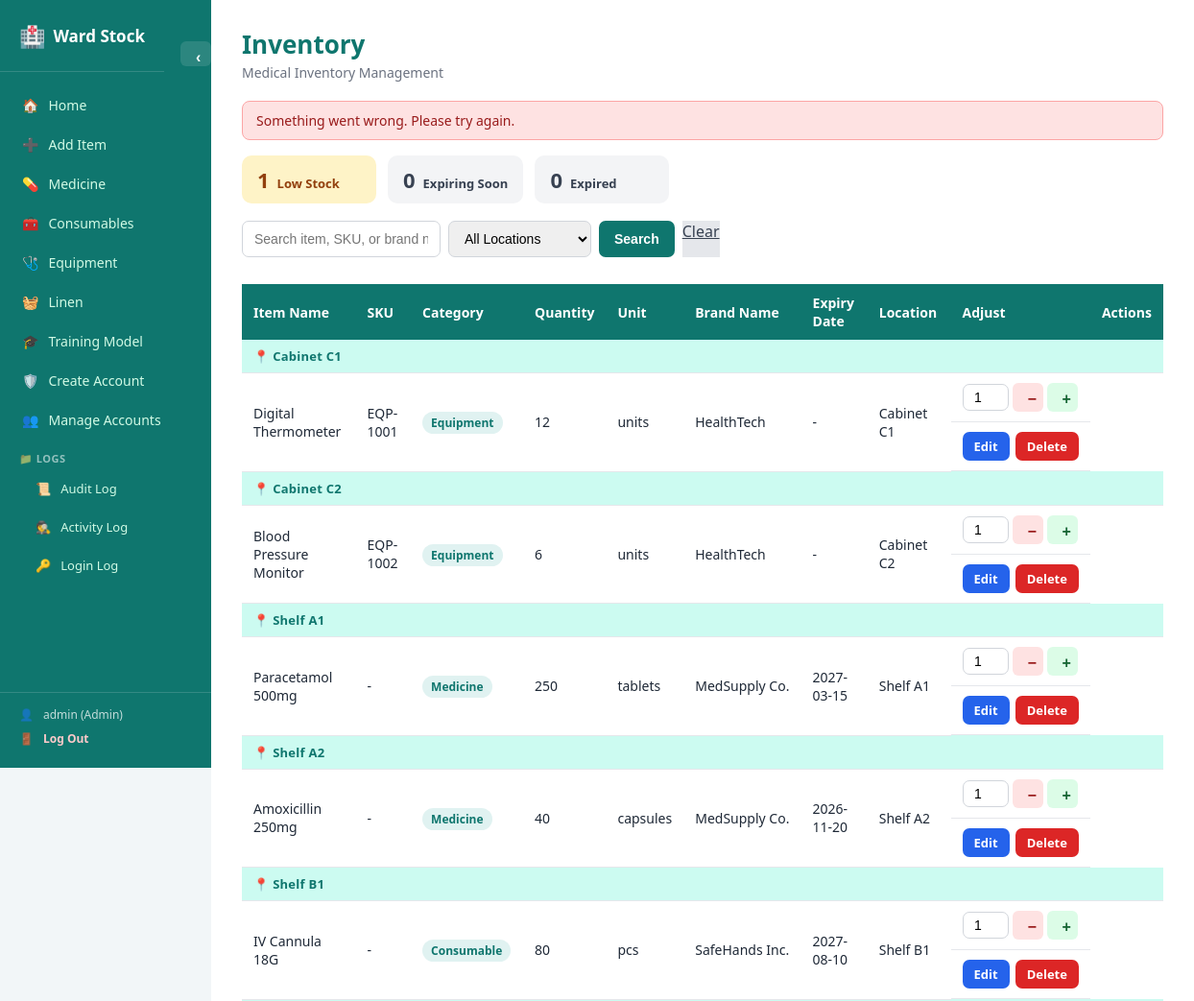
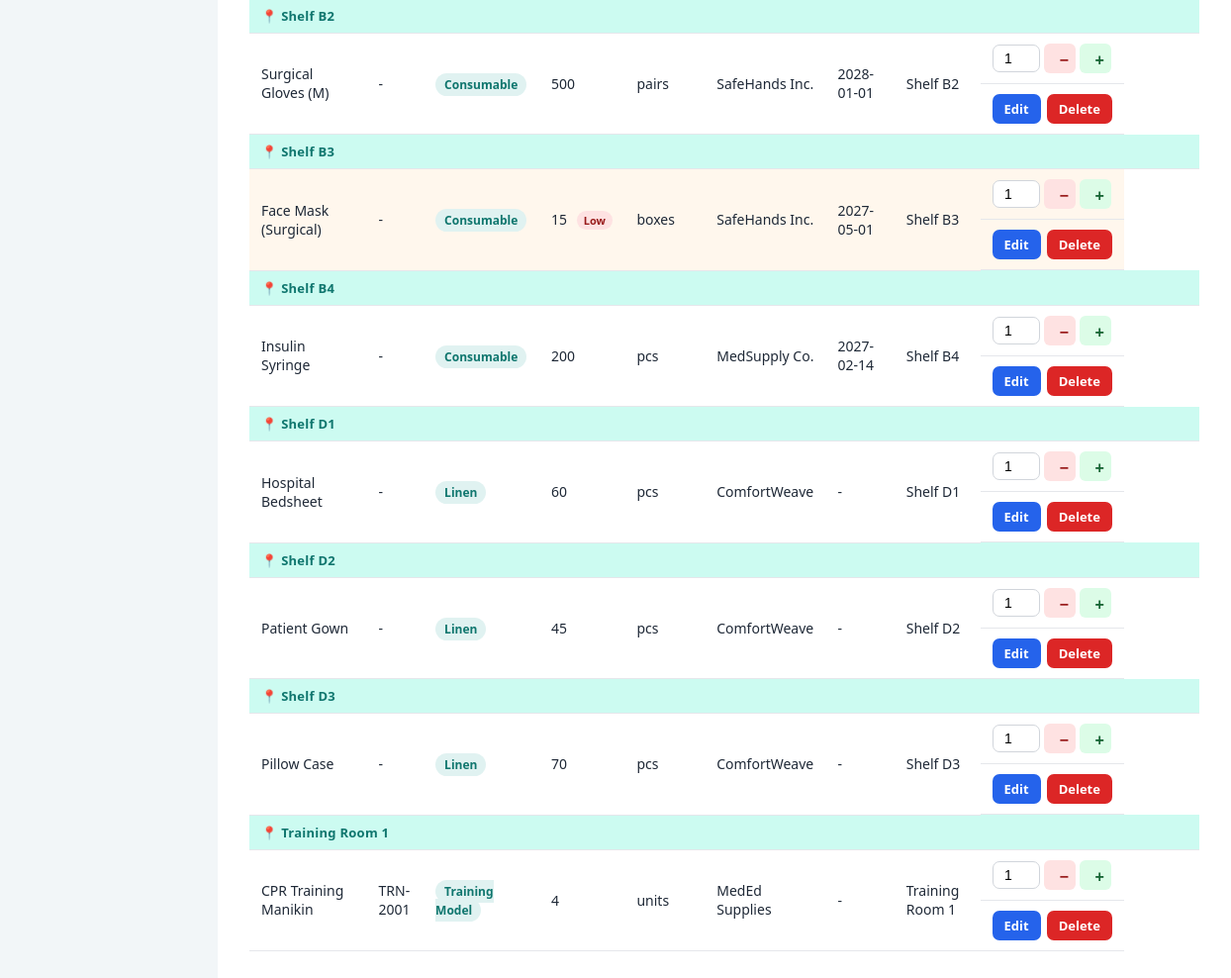
The page /shared/admin_and_staff_dashboard.php?msg=invalid (signed in) on the database its author committed (2 pictures, top to bottom).
### tables this page shows
CREATE TABLE IF NOT EXISTS inventory (
    id            INT AUTO_INCREMENT PRIMARY KEY,
    item_name     VARCHAR(100) NOT NULL,
    sku           VARCHAR(50)  DEFAULT NULL,
    category      VARCHAR(50)  NOT NULL,
    quantity      INT          NOT NULL DEFAULT 0,
    unit          VARCHAR(20)  NOT NULL DEFAULT 'pcs',
    brand_name    VARCHAR(100) DEFAULT NULL,
    expiry_date   DATE         DEFAULT NULL,
    location      VARCHAR(50)  DEFAULT NULL,
    last_updated  TIMESTAMP    DEFAULT CURRENT_TIMESTAMP ON UPDATE CURRENT_TIMESTAMP
);

### includes/config.php (called while the page is built, shortened)
<?php
$LOW_STOCK_THRESHOLDS = [
    'Medicine'       => 20,
    'Consumable'     => 20,
    'Equipment'      => 3,
    'Linen'          => 15,
    'Training Model' => 2,
];
$LOW_STOCK_DEFAULT_THRESHOLD = 20;
function get_low_stock_threshold($category) {
    global $LOW_STOCK_THRESHOLDS, $LOW_STOCK_DEFAULT_THRESHOLD;
    return $LOW_STOCK_THRESHOLDS[$category] ?? $LOW_STOCK_DEFAULT_THRESHOLD;
}
?>

### shared/admin_and_staff_dashboard.php (the view, shortened to what this page needs)
<?php
require_once "../includes/config.php";
$search   = isset($_GET['search']) ? trim($_GET['search']) : "";
$sql = "SELECT * FROM inventory WHERE 1=1";
$sql .= " ORDER BY location ASC, item_name ASC";
$stmt = $conn->prepare($sql);
$stmt->execute();
$result = $stmt->get_result();
$expiryTrackedCategories = ["Medicine", "Consumable"];
$expiredItems = [];
$otherItems   = [];
while ($row = $result->fetch_assoc()) {
    $isExpired = false;
    if (!empty($row['expiry_date']) && in_array($row['category'], $expiryTrackedCategories)) {
        $daysLeft  = (strtotime($row['expiry_date']) - time()) / 86400;
        $isExpired = $daysLeft < 0;
    }
    if ($isExpired) {
        $expiredItems[] = $row;
    } else {
        $otherItems[] = $row;
    }
}
$summaryResult = $conn->query("SELECT category, quantity, expiry_date FROM inventory");
$lowStockCount     = 0;
$expiringSoonCount = 0;
$expiredCount      = 0;
while ($sRow = $summaryResult->fetch_assoc()) {
    if ($sRow['quantity'] <= get_low_stock_threshold($sRow['category'])) {
        $lowStockCount++;
    }
}
$page      = isset($_GET['page']) ? max(1, (int)$_GET['page']) : 1;
$perPage   = 50;
$totalOtherItems = count($otherItems);
$totalPages       = max(1, ceil($totalOtherItems / $perPage));
$page             = min($page, $totalPages);
$offset           = ($page - 1) * $perPage;
$pagedOtherItems  = array_slice($otherItems, $offset, $perPage);
$msg = isset($_GET['msg']) ? $_GET['msg'] : "";
?>
<!DOCTYPE html>
<html lang="en">
<head>
<link rel="stylesheet" href="../assets/css/style.css">
</head>
<body>
<div class="layout">
<?php $adminNavPath = "../admin_only/"; include "admin_and_staff_sidebar.php"; ?>
<div class="container">
    <header>
        <h1>Inventory</h1>
        <p class="subtitle">Medical Inventory Management</p>
    </header>
    <?php if ($msg === "created"): ?>
        <div class="alert alert-success">Item added successfully.</div>
    <?php elseif ($msg === "updated"): ?>
        <div class="alert alert-success">Item updated successfully.</div>
    <?php elseif ($msg === "deleted"): ?>
        <div class="alert alert-success">Item deleted successfully.</div>
    <?php elseif ($msg === "adjusted"): ?>
        <div class="alert alert-success">Quantity updated.</div>
    <?php elseif ($msg === "notfound" || $msg === "invalid"): ?>
        <div class="alert alert-error">Something went wrong. Please try again.</div>
    <?php elseif ($msg === "dberror"): ?>
        <div class="alert alert-error">Something went wrong saving that change. Nothing was modified - please try again.</div>
    <?php endif; ?>
    <div class="summary-banner">
        <div class="summary-chip <?= $lowStockCount > 0 ? 'summary-chip-warn' : '' ?>">
            <span class="summary-count"><?= $lowStockCount ?></span>
            <span class="summary-label">Low Stock</span>
        </div>
        <div class="summary-chip <?= $expiringSoonCount > 0 ? 'summary-chip-warn' : '' ?>">
            <span class="summary-count"><?= $expiringSoonCount ?></span>
            <span class="summary-label">Expiring Soon</span>
        </div>
        <div class="summary-chip <?= $expiredCount > 0 ? 'summary-chip-danger' : '' ?>">
            <span class="summary-count"><?= $expiredCount ?></span>
            <span class="summary-label">Expired</span>
        </div>
    </div>
    <div class="toolbar">
        <form method="GET" class="search-form">
            <input type="text" name="search" placeholder="Search item, SKU, or brand name..."
                   value="<?= htmlspecialchars($search) ?>">
            <select name="location">
                <option value="All">All Locations</option>
            </select>
            <button type="submit">Search</button>
            <a href="admin_and_staff_dashboard.php" class="btn-clear">Clear</a>
        </form>
    </div>
    <div class="table-scroll">
    <table>
        <thead>
            <tr>
                <th>Item Name</th>
                <th>SKU</th>
                <th>Category</th>
                <th>Quantity</th>
                <th>Unit</th>
                <th>Brand Name</th>
                <th>Expiry Date</th>
                <th>Location</th>
                <th>Adjust</th>
                <th>Actions</th>
            </tr>
        </thead>
        <tbody>
        <?php if (empty($expiredItems) && empty($otherItems)): ?>
            <tr><td colspan="10" class="empty">No items found.</td></tr>
        <?php else: ?>
            <?php $currentLocation = null; ?>
            <?php foreach ($pagedOtherItems as $row):
                $rowLocation = $row['location'] !== null && $row['location'] !== '' ? $row['location'] : 'No Location Set';
                if ($rowLocation !== $currentLocation):
                    $currentLocation = $rowLocation;
            ?>
                    <tr class="section-divider section-divider-location">
                        <td colspan="10">📍 <?= htmlspecialchars($currentLocation) ?></td>
                    </tr>
            <?php endif;
                $lowStock = $row['quantity'] <= get_low_stock_threshold($row['category']);
                $expiring = false;
                if (!empty($row['expiry_date'])) {
                    $daysLeft = (strtotime($row['expiry_date']) - time()) / 86400;
                    $expiring = $daysLeft <= 60 && $daysLeft >= 0;
                }
            ?>
                <tr class="<?= $lowStock ? 'row-low' : '' ?> <?= $expiring ? 'row-expiring' : '' ?>">
                    <td><?= htmlspecialchars($row['item_name']) ?></td>
                    <td><?= htmlspecialchars($row['sku'] ?? '-') ?></td>
                    <td><span class="badge"><?= htmlspecialchars($row['category']) ?></span></td>
                    <td><?= (int)$row['quantity'] ?> <?= $lowStock ? '<span class="tag tag-low">Low</span>' : '' ?></td>
                    <td><?= htmlspecialchars($row['unit']) ?></td>
                    <td><?= htmlspecialchars($row['brand_name'] ?? '-') ?></td>
                    <td>
                        <?= $row['expiry_date'] ? htmlspecialchars($row['expiry_date']) : '-' ?>
                    </td>
                    <td><?= htmlspecialchars($row['location'] ?? '-') ?></td>
                    <td class="qty-adjust">
                        <form method="POST" action="adjust_stock.php" class="qty-form-inline">
                            <input type="number" name="amount" min="1" value="1" class="qty-amount-input">
                            <button type="submit" name="action" value="decrease" class="btn-qty btn-qty-minus" <?= $row['quantity'] <= 0 ? 'disabled' : '' ?>>−</button>
                            <button type="submit" name="action" value="increase" class="btn-qty btn-qty-plus">+</button>
                        </form>
                    </td>
                    <td class="actions">
                        <a href="admin_and_staff_edit.php?id=<?= $row['id'] ?>" class="btn btn-edit">Edit</a>
                        <a href="admin_and_staff_delete_confirm.php?id=<?= $row['id'] ?>" class="btn btn-delete">Delete</a>
                    </td>
                </tr>
            <?php endforeach; ?>
        <?php endif; ?>
        </tbody>
    </table>
    </div>
</div>
</div>
</body>
</html>

### shared/admin_and_staff_sidebar.php (shortened to what this page needs)
<?php
$current = basename($_SERVER['PHP_SELF']);
$adminName = $_SESSION['admin_username'] ?? 'User';
$isAdmin   = ($_SESSION['role'] ?? '') === 'admin';
$sharedNavPath = $sharedNavPath ?? '';
$adminNavPath  = $adminNavPath ?? '';
$isCollapsed = isset($_COOKIE['sidebar_collapsed']) && $_COOKIE['sidebar_collapsed'] === '1';
?>
<aside class="sidebar<?= $isCollapsed ? ' collapsed' : '' ?>">
    <div class="sidebar-topbar">
        <div class="sidebar-brand">
            <span class="sidebar-logo">🏥</span>
            <span class="sidebar-title sidebar-label">Ward Stock</span>
        </div>
        <button type="button" id="sidebar-collapse-btn" class="sidebar-collapse-btn" aria-label="Collapse sidebar">
            <?= $isCollapsed ? '›' : '‹' ?>
        </button>
    </div>
    <div class="sidebar-menu">
        <nav class="sidebar-nav">
            <a href="<?= $sharedNavPath ?>admin_and_staff_home.php" class="<?= $current === 'admin_and_staff_home.php' ? 'active' : '' ?>" data-tooltip="Home">
                <span class="sidebar-icon">🏠</span><span class="sidebar-label">Home</span>
            </a>
            <a href="<?= $sharedNavPath ?>admin_and_staff_create.php" class="<?= $current === 'admin_and_staff_create.php' ? 'active' : '' ?>" data-tooltip="Add Item">
                <span class="sidebar-icon">➕</span><span class="sidebar-label">Add Item</span>
            </a>
            <a href="<?= $sharedNavPath ?>admin_and_staff_dashboard.php?category=Medicine" data-tooltip="Medicine">
                <span class="sidebar-icon">💊</span><span class="sidebar-label">Medicine</span>
            </a>
            <a href="<?= $sharedNavPath ?>admin_and_staff_dashboard.php?category=Consumable" data-tooltip="Consumables">
                <span class="sidebar-icon">🧰</span><span class="sidebar-label">Consumables</span>
            </a>
            <a href="<?= $sharedNavPath ?>admin_and_staff_dashboard.php?category=Equipment" data-tooltip="Equipment">
                <span class="sidebar-icon">🩺</span><span class="sidebar-label">Equipment</span>
            </a>
            <a href="<?= $sharedNavPath ?>admin_and_staff_dashboard.php?category=Linen" data-tooltip="Linen">
                <span class="sidebar-icon">🧺</span><span class="sidebar-label">Linen</span>
            </a>
            <a href="<?= $sharedNavPath ?>admin_and_staff_dashboard.php?category=Training+Model" data-tooltip="Training Model">
                <span class="sidebar-icon">🎓</span><span class="sidebar-label">Training Model</span>
            </a>
            <?php if ($isAdmin): ?>
                <a href="<?= $adminNavPath ?>admin_register.php" class="<?= $current === 'admin_register.php' ? 'active' : '' ?>" data-tooltip="Create Account">
                    <span class="sidebar-icon">🛡️</span><span class="sidebar-label">Create Account</span>
                </a>
                <a href="<?= $adminNavPath ?>admin_accounts.php" class="<?= $current === 'admin_accounts.php' ? 'active' : '' ?>" data-tooltip="Manage Accounts">
                    <span class="sidebar-icon">👥</span><span class="sidebar-label">Manage Accounts</span>
                </a>
                <div class="sidebar-section-label">📁 Logs</div>
                <a href="<?= $adminNavPath ?>admin_audit_log.php" class="sidebar-sublink <?= $current === 'admin_audit_log.php' ? 'active' : '' ?>" data-tooltip="Audit Log">
                    <span class="sidebar-icon">📜</span><span class="sidebar-label">Audit Log</span>
                </a>
                <a href="<?= $adminNavPath ?>admin_activity_log.php" class="sidebar-sublink <?= $current === 'admin_activity_log.php' ? 'active' : '' ?>" data-tooltip="Activity Log">
                    <span class="sidebar-icon">🕵️</span><span class="sidebar-label">Activity Log</span>
                </a>
                <a href="<?= $adminNavPath ?>admin_login_log.php" class="sidebar-sublink <?= $current === 'admin_login_log.php' ? 'active' : '' ?>" data-tooltip="Login Log">
                    <span class="sidebar-icon">🔑</span><span class="sidebar-label">Login Log</span>
                </a>
            <?php endif; ?>
        </nav>
        <div class="sidebar-footer">
            <div class="sidebar-user" data-tooltip="<?= htmlspecialchars($adminName) ?> (<?= $isAdmin ? 'Admin' : 'Staff' ?>)">
                <span class="sidebar-icon">👤</span><span class="sidebar-label"><?= htmlspecialchars($adminName) ?> (<?= $isAdmin ? 'Admin' : 'Staff' ?>)</span>
            </div>
            <a href="../logout.php" class="sidebar-logout" data-tooltip="Log Out">
                <span class="sidebar-icon">🚪</span><span class="sidebar-label">Log Out</span>
            </a>
        </div>
    </div>
</aside>

### rows shown on the page
inventory: location "Cabinet C1", item_name "Digital Thermometer", sku "EQP-1001", category "Equipment", quantity "12", unit "units", brand_name "HealthTech"
inventory: location "Cabinet C2", item_name "Blood Pressure Monitor", sku "EQP-1002", category "Equipment", quantity "6", unit "units", brand_name "HealthTech"
inventory: location "Shelf A1", item_name "Paracetamol 500mg", sku "-", category "Medicine", quantity "250", unit "tablets", brand_name "MedSupply Co.", expiry_date "2027-03-15"
inventory: location "Shelf A2", item_name "Amoxicillin 250mg", sku "-", category "Medicine", quantity "40", unit "capsules", brand_name "MedSupply Co.", expiry_date "2026-11-20"
inventory: location "Shelf B1", item_name "IV Cannula 18G", sku "-", category "Consumable", quantity "80", unit "pcs", brand_name "SafeHands Inc.", expiry_date "2027-08-10"
inventory: location "Shelf B2", item_name "Surgical Gloves (M)", sku "-", category "Consumable", quantity "500", unit "pairs", brand_name "SafeHands Inc.", expiry_date "2028-01-01"
inventory: location "Shelf B3", item_name "Face Mask (Surgical)", sku "-", category "Consumable", quantity "15", shows "Low", unit "boxes", brand_name "SafeHands Inc.", expiry_date "2027-05-01"
inventory: location "Shelf B4", item_name "Insulin Syringe", sku "-", category "Consumable", quantity "200", unit "pcs", brand_name "MedSupply Co.", expiry_date "2027-02-14"
inventory: location "Shelf D1", item_name "Hospital Bedsheet", sku "-", category "Linen", quantity "60", unit "pcs", brand_name "ComfortWeave"
inventory: location "Shelf D2", item_name "Patient Gown", sku "-", category "Linen", quantity "45", unit "pcs", brand_name "ComfortWeave"
inventory: location "Shelf D3", item_name "Pillow Case", sku "-", category "Linen", quantity "70", unit "pcs", brand_name "ComfortWeave"
inventory: location "Training Room 1", item_name "CPR Training Manikin", sku "TRN-2001", category "Training Model", quantity "4", unit "units", brand_name "MedEd Supplies"

### other values the page prints
$adminName "admin"
$lowStockCount "1"
$expiringSoonCount "0"
$expiredCount "0"
